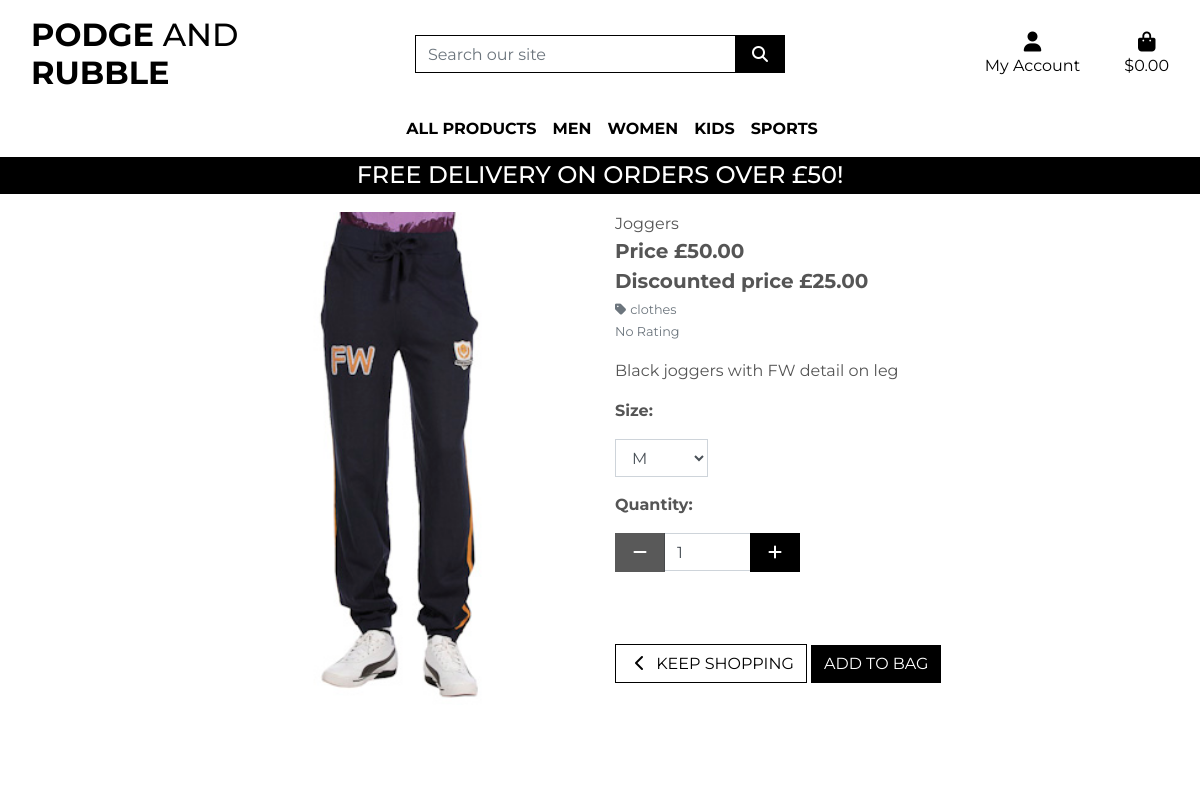
The page /products/9 on the database its author committed.
### products/models.py (models this page shows, shortened)
class Product(models.Model):
    price = models.DecimalField(
        max_digits=6,
        decimal_places=2)
    discount_price = models.DecimalField(
        max_digits=6,
        decimal_places=2)
    sku = models.CharField(
        max_length=254)
    name = models.CharField(
        max_length=254)
    product_description = models.TextField()
    sizes = models.BooleanField(
        default=False,
        null=True,
        blank=True)
    category = models.CharField(max_length=20)
    gender = models.CharField(max_length=10)
    product_type = models.CharField(max_length=20)
    name = models.CharField(max_length=254)
    gender = models.ForeignKey(
        'Gender',
        null=True,
        blank=True,
        on_delete=models.SET_NULL)
    category = models.ForeignKey(
        'Category',
        null=True,
        blank=True,
        on_delete=models.SET_NULL)
    sub_category = models.ForeignKey(
        'SubCategory',
        null=True,
        blank=True,
        on_delete=models.SET_NULL)
    product_type = models.ForeignKey(
        'ProductType',
        null=True,
        blank=True,
        on_delete=models.SET_NULL)
    image = models.ImageField(
        blank=True,
        null=True)

class Category(models.Model):
    class Meta:
        verbose_name_plural = 'Categories'
    name = models.CharField(max_length=255)
    display_name = models.CharField(max_length=255, null=True, blank=True)

### products/views.py (the view)
# urls.py: path('<product_id>', views.product_detail, name='product_detail'),
def product_detail(request, product_id):
    product = get_object_or_404(Product, pk=product_id)
    context = {
        'product': product,
    }
    return render(request, 'products/product_detail.html', context)

### bag/contexts.py (called while the page is built, shortened)
def bag_contents(request):
    bag_items = []
    total = 0
    product_count = 0
    bag = request.session.get('bag', {})
    if total < settings.FREE_DELIVERY_THRESHOLD:
        delivery = total * Decimal(settings.STANDARD_DELIVERY_PERCENTAGE / 100)
        free_delivery_delta = settings.FREE_DELIVERY_THRESHOLD - total
    else:
        delivery = 0
        free_delivery_delta = 0
    grand_total = delivery + total
    context = {
        'bag_items': bag_items,
        'total': total,
        'product_count': product_count,
        'delivery': delivery,
        'free_delivery_delta': free_delivery_delta,
        'free_delivery_threshold': settings.FREE_DELIVERY_THRESHOLD,
        'grand_total': grand_total,
    }
    return context

### products/templates/products/product_detail.html (shortened to what this page needs)
{% extends "base.html" %}
{% load static %}
{% block page_header %}
    <div class="container header-container">
    </div>
{% endblock %}
{% block content %}
    <div class="overlay"></div>
    <div class="container-fluid">
        <div class="row">
            <div class="col-12 col-md-6 col-lg-4 offset-lg-2">
                <div class="image-container my-5">
                    {% if product.image %}
                        <a href="{{ product.image.url }}" target="_blank">
                            <img class="card-img-top img-fluid" src="{{ product.image.url }}" alt="{{ product.name }}">
                        </a>
                        {% else %}
                        <a href="">
                            <img class="card-img-top img-fluid" src="{{ MEDIA_URL }}noimage.png" alt="{{ product.name }}">
                        </a>
                    {% endif %}
                </div>
            </div>
            <div class="col-12 col-md-6 col-lg-4">
                <div class="product-details-container mb-5 mt-md-5">
                    <p class="mb-0">{{ product.name }}</p>
                    <p class="lead mb-0 text-left font-weight-bold">Price £{{ product.price }}</p>
                    <p class="lead mb-0 text-left font-weight-bold">Discounted price £{{ product.discount_price }}</p>
                    {% if product.category %}
                    <p class="small mt-1 mb-0">
                        <a class="text-muted" href="{% url 'products' %}?category={{ product.category.name }}">
                            <i class="fas fa-tag mr-1"></i>{{ product.category.display_name }}
                        </a>
                    </p>
                    {% endif %}
                    {% if product.rating %}
                        <small class="text-muted"><i class="fas fa-star mr-1"></i>{{ product.rating }} / 5</small>
                    {% else %}
                        <small class="text-muted">No Rating</small>
                    {% endif %}
                    <p class="mt-3">{{ product.product_description }}</p>
                    <form class="form" action="{% url 'add_to_bag' product.id %}" method="POST">
                        <div class="form-row">
                            {% with product.sizes as s %}
                            {% if s and product.category.display_name == 'footwear' %}
                        <div class="col-12">
                            <p><strong>Size:</strong></p>
                            <select name="product_size" id="id_product_size" class="form-control rounded-0 w-25">
                                <option value="3">3</option>
                                <option value="4">4</option>
                                <option value="5">5</option>
                                <option value="6">6</option>
                                <option value="7">7</option>
                                <option value="8">8</option>
                                <option value="9" selected>9</option>
                                <option value="9.5">9.5</option>
                                <option value="10">10</option>
                                <option value="10.5">10.5</option>
                                <option value="11">11</option>
                                <option value="12">12</option>
                            </select>
                        </div>
                        {% elif s %}
                        <div class="col-12">
                            <p><strong>Size:</strong></p>
                            <select name="product_size" id="id_product_size" class="form-control rounded-0 w-25">
                                <option value="m" selected>M</option>
                            </select>
                        </div>
                        {% endif %}
                        <div class="col-12">
                            <p class="mt-3"><strong>Quantity:</strong></p>
                            <div class="form-group w-50">
                                <div class="input-group">
                                    <div class="input-group-prepend">
                                        <button class="decrement-qty btn btn-black rounded-0"
                                            data-item_id="{{ product.id }}" id="decrement-qty_{{ product.id }}">
                                            <span class="icon">
                                                <i class="fas fa-minus"></i>
                                            </span>
                                        </button>
                                    </div>
                                    <input class="form-control qty_input" type="number"
                                        name="quantity" value="1" min="1" max="99"
                                        data-item_id="{{ product.id }}"
                                        id="id_qty_{{ product.id }}">
                                    <div class="input-group-append">
                                        <button class="increment-qty btn btn-black rounded-0"
                                            data-item_id="{{ product.id }}" id="increment-qty_{{ product.id }}">
                                            <span class="icon">
                                                <i class="fas fa-plus"></i>
                                            </span>
                                        </button>
                                    </div>
                                </div>
                            </div>
                        </div>
                            <div class="col{% if s %}-12 mt-2{% endif %}">
                                <a href="{% url 'products' %}" class="btn btn-outline-black rounded-0 mt-5">
                                    <span class="icon">
                                        <i class="fas fa-chevron-left"></i>
                                    </span>
                                    <span class="text-uppercase">Keep Shopping</span>
                                </a>
                                <input type="submit" class="btn btn-black rounded-0 text-uppercase mt-5" value="Add to Bag">
                            </div>
                            {% endwith %}
                        </div>
                    </form>
                </div>
            </div>
        </div>
    </div>
{% endblock %}

### static/css/base.css (style rules this page uses)
html { height: 100%; }
body { background: url('/media/annie-spratt-YTrsdrVyhMg-unsplash.jpg') no-repeat center center fixed; background-size: cover; height: calc(100vh - 164px); color: #555; font-family: 'Montserrat'; }
.icon { align-items: center; display: inline-flex; justify-content: center; height: 1.5rem; width: 1.5rem; }
.btn-black { background: black; color: white; }
.btn-outline-black { background: white; color: black !important; border: 1px solid black; }
.overlay { height: 100%; width: 100%; top: 0; left: 0; position: fixed; background: white; z-index: -1; }
@media (min-width: 1200px) { .container { max-width: 80%; } }
@media (min-width: 992px) { .header-container { padding-top: 164px; } }

### rows shown on the page
Product: image (picture), name "Joggers", price "50.00", discount_price "25.00", category.display_name "clothes", product_description "Black joggers with FW detail on leg"

### other values the page prints
{{ free_delivery_threshold }} "50"
